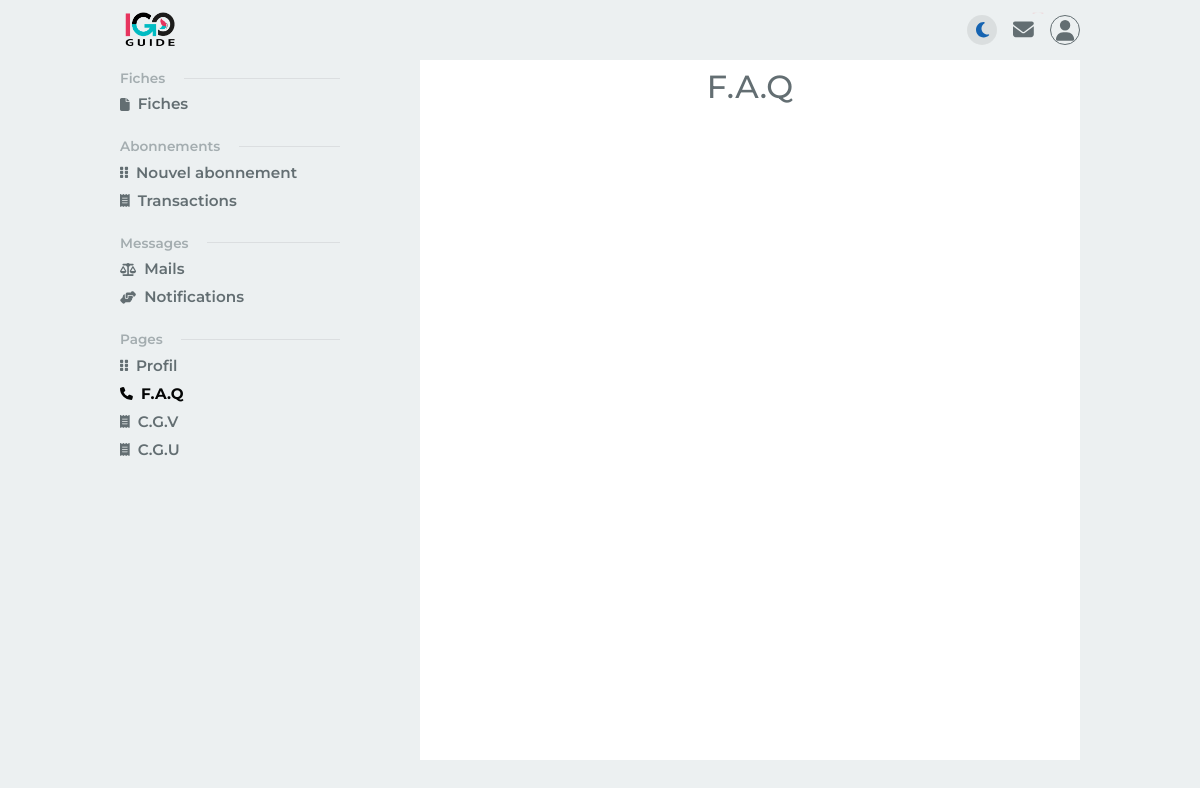
Before: /index.php/pro/faq with the older database file.
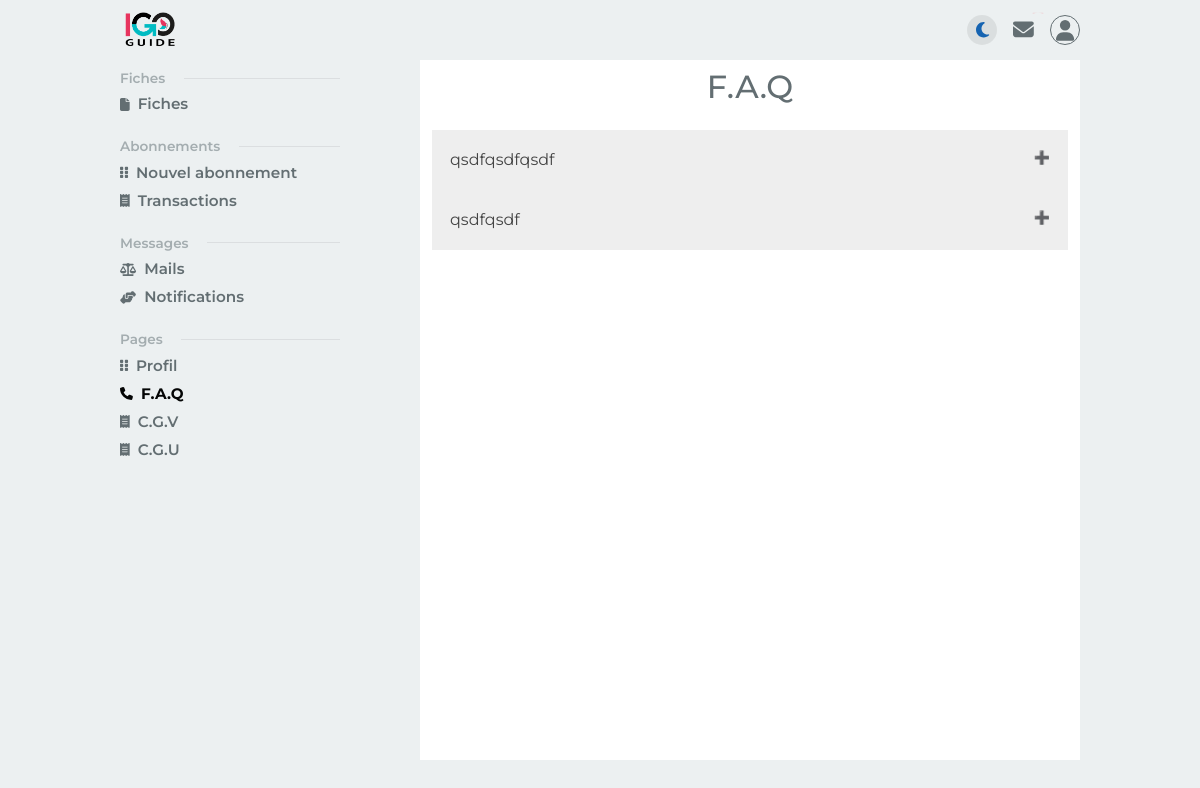
After: the same page with the newer database file.
### tables this page shows
CREATE TABLE IF NOT EXISTS `faq` (
  `faq_id` int NOT NULL AUTO_INCREMENT,
  `faq_question` text NOT NULL,
  `faq_contenu` text NOT NULL,
  `faq_type` varchar(20) NOT NULL,
  PRIMARY KEY (`faq_id`)
);

### application/controllers/Pro.php (called while the page is built, shortened)
<?php
    class Pro extends CI_Controller {
        public function __construct() {
            $this->load->model("FrontModel","front") ;
            $this->load->model("ProModel","pro") ;
        }
        public function faq() {
            $this->load->view('pro/faq',['faq' => $this->front->getFAQByType('professionnel')]) ;
        }
    }

### index.php (called while the page is built, shortened)
<?php
require_once BASEPATH.'core/CodeIgniter.php';

### application/core/database/QueryBuilder.php (called while the page is built, shortened)
<?php
class QueryBuilder{
    protected $db;
    protected $query;
    protected $queryType;
    public function __construct(Database $db)
    {
        $this->db = $db->getConnection();
    }
    public function select($table)
    {
        $table = htmlspecialchars(trim($table));
		$this->query = "SELECT * FROM " . $table;
        $this->queryType = "select";
		return $this;
    }
    public function where($id, $operateur)
	{
		$this->query .= " WHERE " . $id . "" . $operateur . "?";
		return $this;
	}
    public function order($param)
	{
		$this->query .= " ORDER BY ";
		$listeOrder = "";
		foreach ($param as $key => $value) {
			$listeOrder .= $key . " " . $value . ",";
		}
		$listeOrder = trim($listeOrder, ",");
		$this->query .= $listeOrder;
		return $this;
	}
    public function execute(array $params = null)
    {
        $response = false;
        $req = null;
        try {
            $req = $this->db->prepare($this->query);
            $response = $req->execute($params);
        } catch (PDOException $e) {
            die($e->getMessage());
        }
        if($this->queryType === "select") {
            return $req->fetchAll(PDO::FETCH_OBJ);
        }
        return $response;
    }
}

### application/core/database/Database.php (called while the page is built, shortened)
<?php
class Database{
    private $pdo;
    public function __construct($config = null)
    {
        $dns = 'mysql:host='. $config["db_host"] .';port='. $config["db_port"] .';dbname=' . $config["db_name"];
        try {
            $this->pdo = new PDO($dns, $config["db_user"], $config["db_password"],self::OPTIONS);
        } catch (PDOException $e) {
            die($e->getMessage());
        }
    }
    public function getConnection()
    {
        return $this->pdo;
    }
}

### application/models/FrontModel.php (called while the page is built, shortened)
<?php
    class FrontModel extends CI_Model
    {
        public function getFAQByType($type) {
            return DB::select("faq")
                       ->where("faq_type","=")
                       ->order(["faq_id" => "ASC"])
                       ->execute([$type]) ;
        }
    }

### application/views/pro/faq.php (the view, shortened to what the changed rows need)
<!DOCTYPE html>
<html lang="en">
<head>
    <link href="https://cdn.jsdelivr.net/npm/bootstrap@5.2.3/dist/css/bootstrap.min.css" rel="stylesheet">
    <link rel="stylesheet" href="https://cdnjs.cloudflare.com/ajax/libs/font-awesome/6.2.1/css/all.min.css">
    <link rel="stylesheet" href="<?= base_url() ?>publics/pro/css/admin.css">
    <link rel="stylesheet" href="<?= base_url() ?>publics/pro/css/admin_dark.css">
    <link rel="stylesheet" href="<?= base_url() ?>publics/pro/css/style.css">
</head>
<body>
    <div class="main">
        <div class="wrapper">
            <main class="content">
                <div class="py-2" style="overflow: hidden; background-color: #fee085; background-color: white; min-height: 700px;">
                    <div class="container">
                        <div class="row">
                            <div class="col-xl-12 col-lg-12 col-md-12 col-sm-12 col-12">
                                <h2 class="text-center mb-4 entete_row entete_row_primary">F.A.Q</h2>
                                <?php if (isset($faq)) : ?>
                                    <?php for ($i = 0; $i < count($faq); $i++) : ?>
                                        <button class="accordion"><?= $faq[$i]->faq_question; ?></button>
                                    <?php endfor; ?>
                                <?php endif; ?>
                            </div>
                        </div>
                    </div>
                </div>
            </main>
        </div>
    </div>
</body>
</html>

Changed rows visible on the page:
added faq: faq_question "qsdfqsdfqsdf"
added faq: faq_question "qsdfqsdf"
